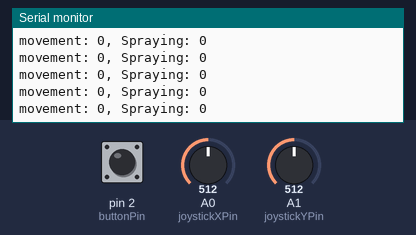
A sketch run on a simulated Arduino Uno, built with avr-gcc and run on an emulated ATmega328P. On the bench: the last lines printed to the serial monitor. The test bench sets the inputs (shaded band); at power-on: A0 (joystickXPin) = 512, A1 (joystickYPin) = 512, pin 2 (buttonPin) HIGH. No radio packets arrive unless stated.

Above: at 1.2 s.
1.3 s: A0 (joystickXPin) set to 716
At 1.34 s:
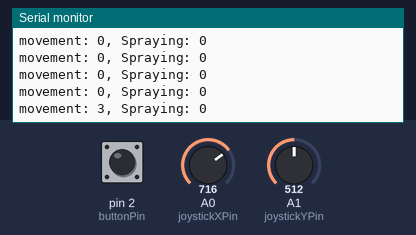
2.8 s: A1 (joystickYPin) set to 716
At 2.87 s:
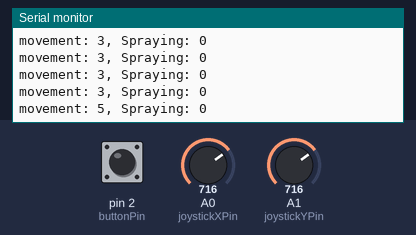
5.8 s: pin 2 (buttonPin) pulled LOW for 0.15 s
At 5.83 s:
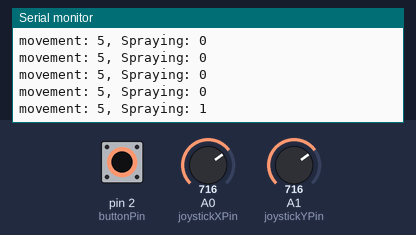
7.4 s: A0 (joystickXPin) set to 590
At 7.46 s:
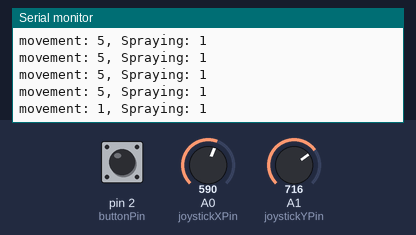
10.4 s: pin 2 (buttonPin) pulled LOW for 1 s
At 10.42 s:
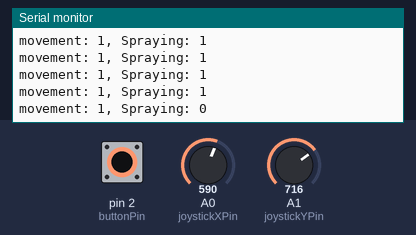
12.9 s: A1 (joystickYPin) set to 590
At 12.97 s:
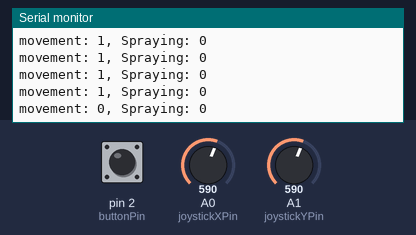
Timing chart, 0 to 15.9 s (numbered marks = the images above; inputs shaded):
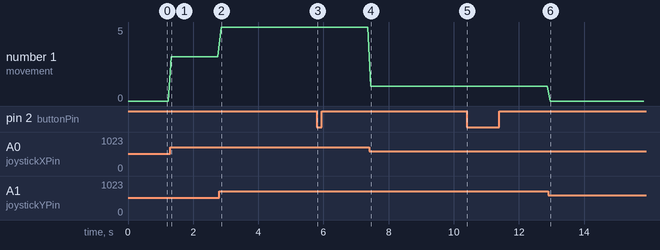

The sketch:

Controller.ino
```cpp
#include <SPI.h>
#include <nRF24L01.h>
#include <RF24.h>

RF24 radio(7, 8); // CE, CSN
const byte address[6] = "00001";

// Joystick pins
const int joystickXPin = A0; // X-axis pin
const int joystickYPin = A1; // Y-axis pin
const int buttonPin = 2;      // Push button pin

// Command structure
struct Ucommand {
  int movement; // 0: Stop, 1: Forward, 2: Backward, 3: Right, 4: Left, 5: Forward Right, 6: Forward Left, 7: Backward Right, 8: Backward Left
  bool spraying; // True: Spray ON, False: Spray OFF
};

Ucommand command;

// sensitivity and threshold settings
const int sensitivity = 100; // Sensitivity
const int minJoystick = 400; // Minimum joystick value for movement
const int maxJoystick = 600; // Maximum joystick value for movement

// var for button state logic
bool lastButtonState = HIGH; // Assume button is not pressed initially

void setup() {

  radio.begin();
  radio.openWritingPipe(address);
  radio.setPALevel(RF24_PA_LOW);
  radio.stopListening();

  pinMode(buttonPin, INPUT_PULLUP);
  Serial.begin(9600);

  // Initialize command
  command.movement = 0;
  command.spraying = false;
}

void loop() {

  int joystickX = analogRead(joystickXPin);
  int joystickY = analogRead(joystickYPin);
  bool buttonState = digitalRead(buttonPin);

  // Logic to Toggle spraying
  if (buttonState == LOW && lastButtonState == HIGH) {
    command.spraying = !command.spraying; // Toggle spraying
  }
  lastButtonState = buttonState; // Store last button state

  command.movement = 0;

  /* --------------- JOYSTICK LOGIC TO GET THE DIRECTION --------------- */
  bool moving = false;

  if (joystickY < minJoystick - sensitivity) {
    command.movement = 2; // Move Backward
    moving = true;
  } else if (joystickY > maxJoystick + sensitivity) {
    command.movement = 1; // Move Forward
    moving = true;
  }

  if (joystickX < minJoystick - sensitivity) {
    command.movement = 4; // Move Left
    moving = true;
  } else if (joystickX > maxJoystick + sensitivity) {
    command.movement = 3; // Move Right
    moving = true;
  }
  // diagonal movements
  if (moving) {
    if (joystickY < minJoystick - sensitivity && joystickX > maxJoystick + sensitivity) {
      command.movement = 7; // Move Backward Right
    } else if (joystickY < minJoystick - sensitivity && joystickX < minJoystick - sensitivity) {
      command.movement = 8; // Move Backward Left
    } else if (joystickY > maxJoystick + sensitivity && joystickX > maxJoystick + sensitivity) {
      command.movement = 5; // Move Forward Right
    } else if (joystickY > maxJoystick + sensitivity && joystickX < minJoystick - sensitivity) {
      command.movement = 6; // Move Forward Left
    }
  }

  // Send the command to the robot
  radio.write(&command, sizeof(command));

  Serial.print("movement: ");
  Serial.print(command.movement);
  Serial.print(", Spraying: ");
  Serial.println(command.spraying);

  delay(100);
}
```

Measured:
- after the input at 1.3 s, the serial monitor: prints a new line at once (image 1)
- after the input at 2.8 s, the serial monitor: prints a new line after 0.06 s (image 2)
- after the input at 5.8 s, the serial monitor: prints a new line at once (image 3)
- after the input at 7.4 s, the serial monitor: prints a new line after 0.06 s (image 4)
- after the input at 10.4 s, the serial monitor: prints a new line at once (image 5)
- after the input at 12.9 s, the serial monitor: prints a new line after 0.07 s (image 6)
- plotted number 1: 0 → 3 after the input at 1.3 s, 3 → 5 after the input at 2.8 s
